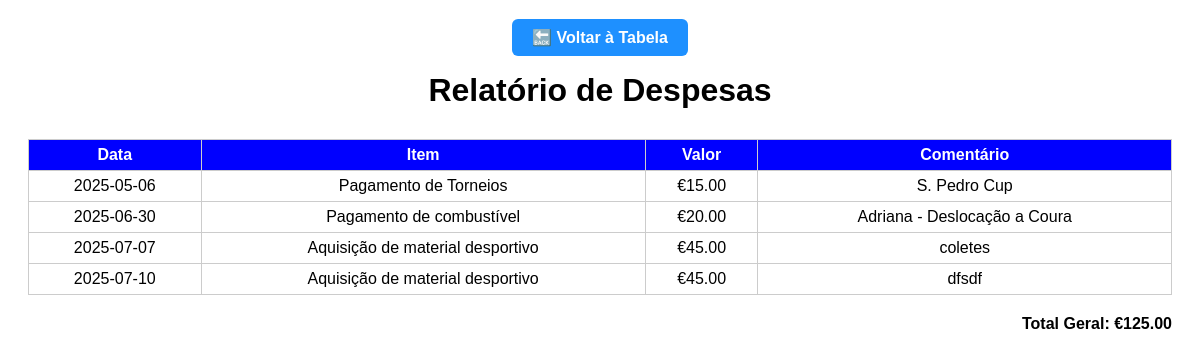
Screenshot of /despesas/relatorio with the database file from the repository.
### tables this page shows
CREATE TABLE despesas_detalhadas (
    id INTEGER PRIMARY KEY AUTOINCREMENT,
    item TEXT NOT NULL,
    mes TEXT NOT NULL,
    valor REAL NOT NULL,
    comentario TEXT
, data TEXT);

### app.py (the view)
@app.route('/despesas/relatorio')
def relatorio_despesas():
    conn = sqlite3.connect('financeiro.db')
    c = conn.cursor()
    c.execute("SELECT data, item, valor, comentario FROM despesas_detalhadas ORDER BY data")
    dados = c.fetchall()
    conn.close()
    despesas = [
        {
            'data': row[0],
            'item': row[1],
            'valor': row[2],
            'comentario': row[3]
        }
        for row in dados
    ]
    return render_template('relatorio_despesas.html', despesas=despesas)

### Templates/relatorio_despesas.html (shortened to what this page needs)
<!DOCTYPE html>
<html lang="pt">
<head>
</head>
<body onload="window.print()">
    <div class="no-print">
        <a href="/tabela_despesas">🔙 Voltar à Tabela</a>
    </div>
    <h1>Relatório de Despesas</h1>
    <table>
        <thead>
            <tr>
                <th>Data</th>
                <th>Item</th>
                <th>Valor</th>
                <th>Comentário</th>
            </tr>
        </thead>
        <tbody>
            {% set total = namespace(soma=0) %}
            {% for despesa in despesas %}
            <tr>
                <td>{{ despesa.data }}</td>
                <td>{{ despesa.item }}</td>
                <td>€{{ '%.2f' % despesa.valor }}</td>
                <td>{{ despesa.comentario }}</td>
            </tr>
            {% set total.soma = total.soma + despesa.valor %}
            {% endfor %}
        </tbody>
    </table>
    <div class="total">Total Geral: €{{ '%.2f' % total.soma }}</div>
</body>
</html>

### Templates/relatorio_despesas.html (style rules this page uses)
body { font-family: 'Poppins', sans-serif; padding: 20px; }
h1 { text-align: center; margin-bottom: 30px; }
table { width: 100%; border-collapse: collapse; margin-bottom: 20px; background-color: white; }
th, td { border: 1px solid #ccc; padding: 6px; text-align: center; }
th { background-color: #0000FF; color: white; }
.total { text-align: right; font-weight: bold; margin-top: 10px; }
.no-print { text-align: center; margin-bottom: 25px; }
.no-print a { text-decoration: none; color: white; background-color: #1E90FF; padding: 10px 20px; border-radius: 6px; font-weight: bold; }

### rows the page displays
despesas_detalhadas: data "2025-05-06", item "Pagamento de Torneios", valor "15.00", comentario "S. Pedro Cup"
despesas_detalhadas: data "2025-06-30", item "Pagamento de combustível", valor "20.00", comentario "Adriana - Deslocação a Coura"
despesas_detalhadas: data "2025-07-07", item "Aquisição de material desportivo", valor "45.00", comentario "coletes"
despesas_detalhadas: data "2025-07-10", item "Aquisição de material desportivo", valor "45.00", comentario "dfsdf"

### other values shown
{{ '%.2f' % total.soma }} "125.00"
